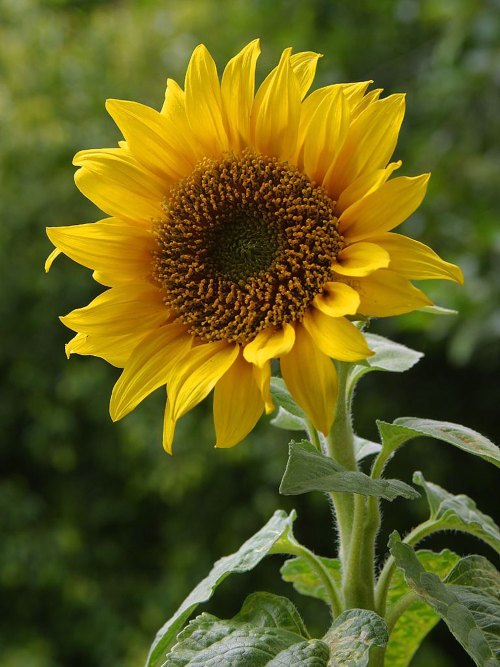
#> input picture Prediction_images/sunflower.jpg, 1000 x 1333 px (shown at 1/2 size)
$ jupyter execute Prediction_image_inputs.ipynb
#> lines starting #> are read from the running program, lines starting #| are printed output that depends on the picture
[cell 1]
import cv2
import numpy as np
import matplotlib.pyplot as plt
import pickle

IMG_SIZE = 75

img = cv2.imread("sunflower.jpg",cv2.IMREAD_GRAYSCALE)
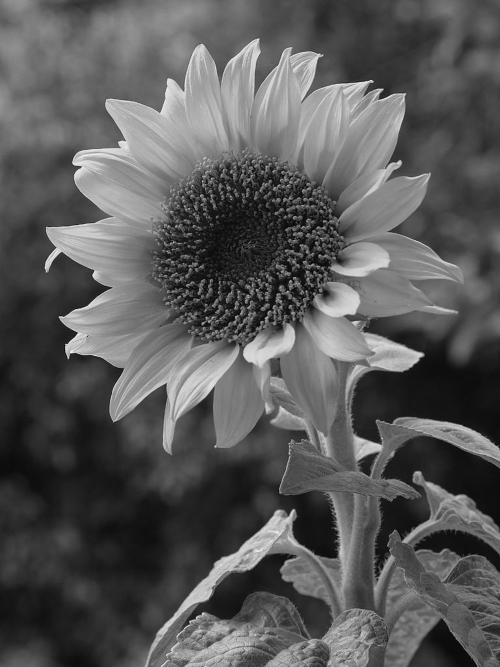
#> img: shape (1333, 1000) (shown at 1/2 size); min 0, max 255, mean 88.1

[cell 2]
new_img = cv2.resize(img, (IMG_SIZE,IMG_SIZE))
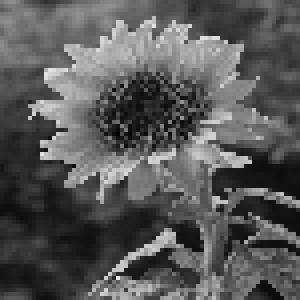
#> new_img: shape (75, 75) (shown 4 times larger); min 4, max 232, mean 88
